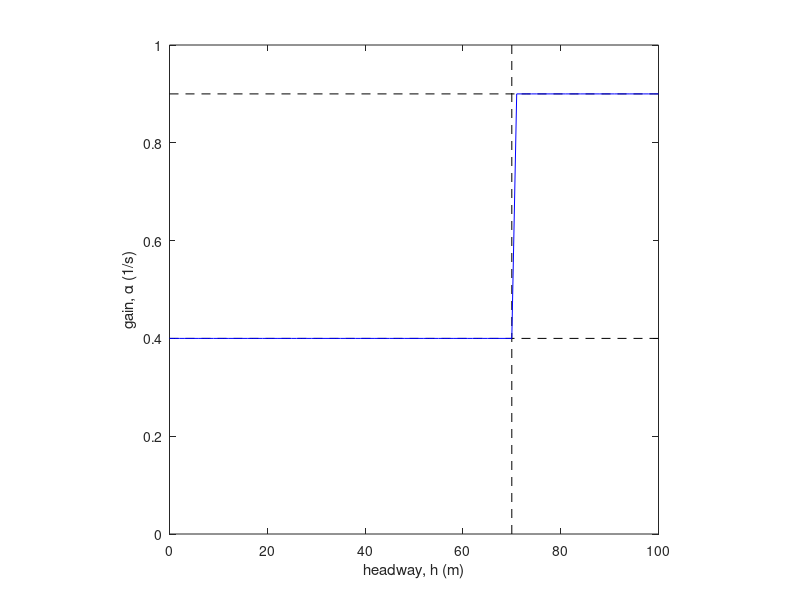
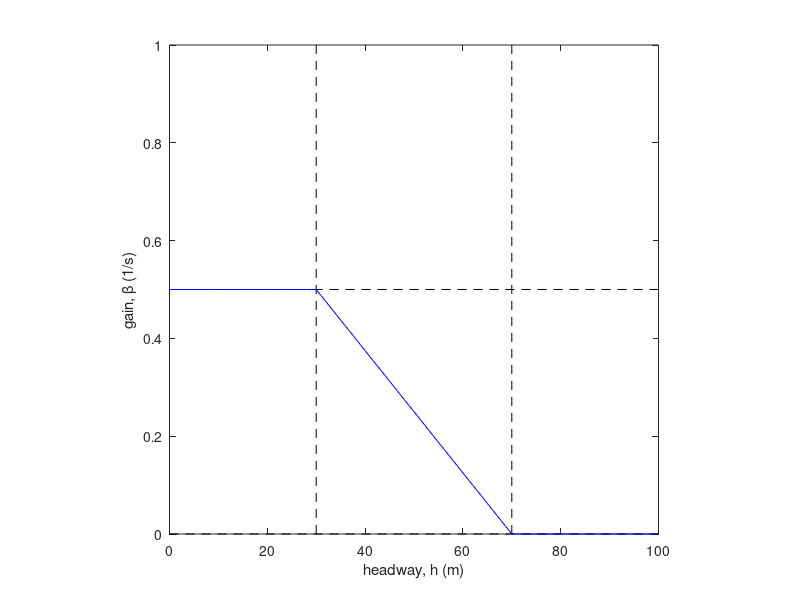

Recreate these plots in MATLAB, in order.
%% Calculate and plot distance-dependent CCC gains
clear; clc; % close all;

% parameters
alpha=0.4;
alphacc=0.9;
beta=0.5;
hgo=30;
hsw=hgo+40;

% plot range
alphaplotmin=0;
alphaplotmax=1;
betaplotmin=0;
betaplotmax=1;
hplotmin=0;
hplotmax=100;
dh=1;
hh=hplotmin:dh:hplotmax;

%% Calculation of the gains
alphabar=@(h)(h<=hsw)*alpha + (h>hsw)*alphacc;
betabar=@(h)(h<=hgo)*beta + (hgo<h & h<=hsw)*beta.*(hsw-h)/(hsw-hgo);

%% Plot of the gains
% alpha gain
figure(1); clf; hold on; box on;
plot([hplotmin,hplotmax],[alpha,alpha],'k--');
plot([hplotmin,hplotmax],[alphacc,alphacc],'k--');
plot([hsw,hsw],[alphaplotmin,alphaplotmax],'k--');
plot(hh,alphabar(hh),'b');
xlabel('headway, h (m)'); ylabel('gain, \alpha (1/s)');
axis([hplotmin,hplotmax,alphaplotmin,alphaplotmax]);
pbaspect([1,1,1]);

% beta gain
figure(2); clf; hold on; box on;
plot([hplotmin,hplotmax],[beta,beta],'k--');
plot([hplotmin,hplotmax],[0,0],'k--');
plot([hgo,hgo],[betaplotmin,betaplotmax],'k--');
plot([hsw,hsw],[betaplotmin,betaplotmax],'k--');
plot(hh,betabar(hh),'b');
xlabel('headway, h (m)'); ylabel('gain, \beta (1/s)');
axis([hplotmin,hplotmax,alphaplotmin,alphaplotmax]);
pbaspect([1,1,1]);
